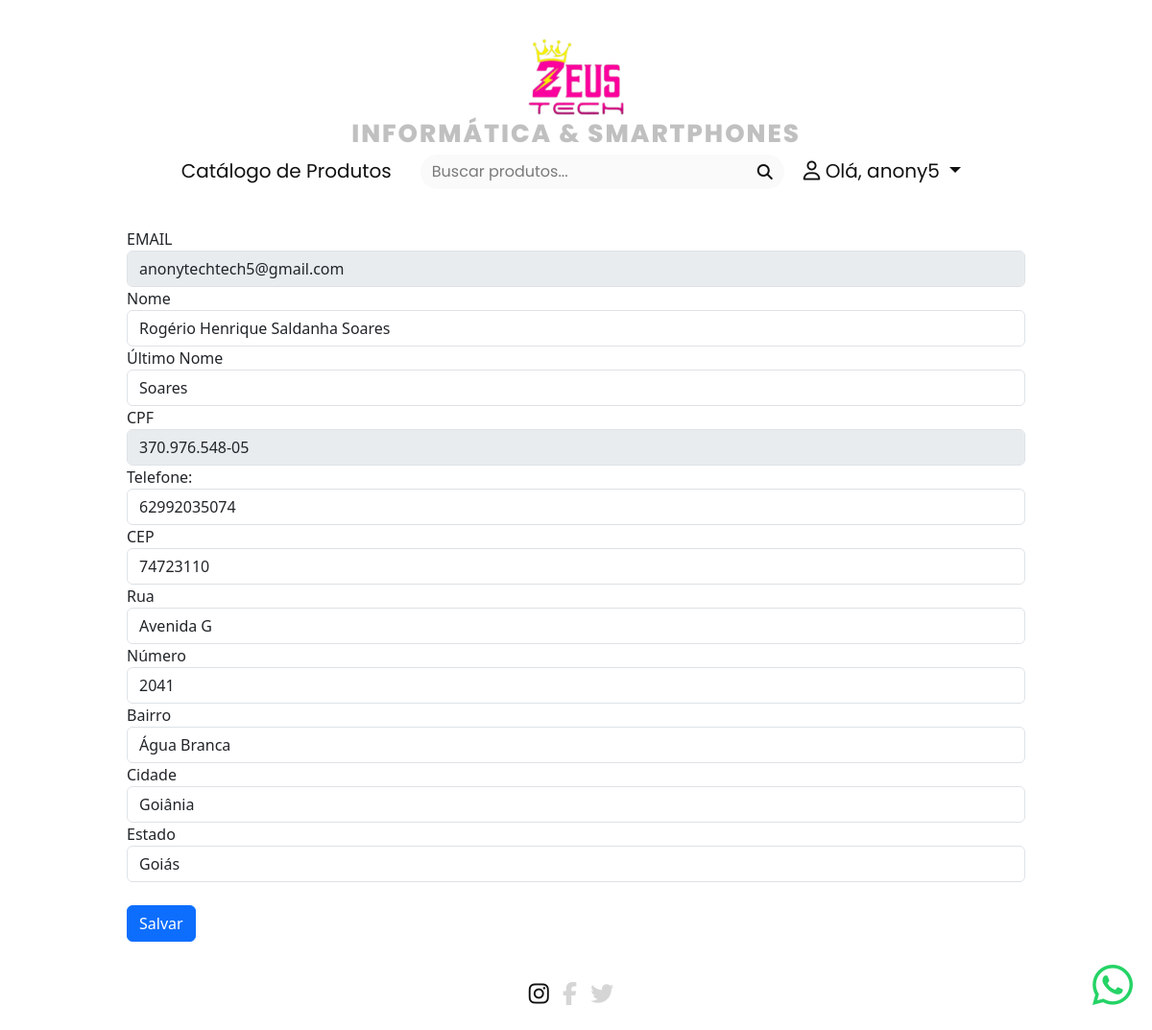
The page /UsuariosCadastroApp/minha_conta/ (signed in) on the database its author committed.
### UsuariosCadastroApp/models.py (models this page shows, shortened)
class PerfilUsuario(models.Model):
    user = models.OneToOneField(User, on_delete=models.CASCADE)
    nome = models.CharField(max_length=100)
    ultimo_nome = models.CharField(max_length=100)
    cpf = models.CharField(max_length=100)
    telefone = models.CharField(max_length=20, blank=True)
    cep = models.CharField(max_length=10)
    rua = models.CharField(max_length=255)
    numero = models.CharField(max_length=10)
    bairro = models.CharField(max_length=99)
    cidade = models.CharField(max_length=100)
    estado = models.CharField(max_length=50)

### UsuariosCadastroApp/views.py (the view)
# urls.py: path('minha_conta/', views.minha_conta, name='minha_conta'),
@login_required
def minha_conta(request):
    perfil_usuario, created = PerfilUsuario.objects.get_or_create(user=request.user)
    if request.method == 'POST':
        perfil_usuario.nome = request.POST.get('nome', perfil_usuario.nome)
        perfil_usuario.ultimo_nome = request.POST.get('ultimo_nome', perfil_usuario.ultimo_nome)
        perfil_usuario.telefone = request.POST.get('telefone', perfil_usuario.telefone)
        perfil_usuario.cep = request.POST.get('cep', perfil_usuario.cep)
        perfil_usuario.rua = request.POST.get('rua', perfil_usuario.rua)
        perfil_usuario.numero = request.POST.get('numero', perfil_usuario.numero)
        perfil_usuario.bairro = request.POST.get('bairro', perfil_usuario.bairro)
        perfil_usuario.cidade = request.POST.get('cidade', perfil_usuario.cidade)
        perfil_usuario.estado = request.POST.get('estado', perfil_usuario.estado)
        cpf = request.POST.get('cpf',perfil_usuario.cpf)
        if cpf:
            try:
                validate_cpf(cpf)  # Isso levantará uma exceção se o CPF for inválido
                perfil_usuario.cpf = cpf
            except ValidationError:
                messages.add_message(request, constants.ERROR, 'CPF inválido. Por favor, tente novamente.')
                pass
        perfil_usuario.save()
        return redirect('minha_conta')
    else:
        return render(request, 'minha_conta.html', {'perfil_usuario': perfil_usuario})

### UsuariosCadastroApp/templates/minha_conta.html (shortened to what this page needs)
{% extends 'conteudo.html' %}
{% load static %}
{% block 'principal_1' %}
<form action="{% url 'minha_conta' %}" method="post">{% csrf_token %}
    <div class="form-group">
        <label for="email">EMAIL</label>
        <input type="text" class="form-control" id="email" name="email" value="{{ user.email }}" {% if user.email %}disabled{% endif %}>
    </div>
    <div class="form-group">
        <label for="nome">Nome</label>
        <input type="text" class="form-control" id="nome" name="nome" value="{{ perfil_usuario.nome }}">
    </div>
    <div class="form-group">
        <label for="ultimo_nome">Último Nome</label>
        <input type="text" class="form-control" id="ultimo_nome" name="ultimo_nome" value="{{ perfil_usuario.ultimo_nome }}">
    </div>
    <div class="form-group">
        <label for="cpf">CPF</label>
        <input type="text" class="form-control" id="cpf" name="cpf" value="{{ perfil_usuario.cpf }}" {% if perfil_usuario.cpf %}disabled{% endif %}>
    </div>
    <div class="form-group">
        <label for="telefone">Telefone:</label>
        <input type="text" class="form-control" id="telefone" name="telefone" value="{{ perfil_usuario.telefone }}">
    </div>
    <div class="form-group">
        <label for="cep">CEP</label>
        <input type="text" class="form-control" id="cep" name="cep" value="{{ perfil_usuario.cep }}">
    </div>
    <div class="form-group">
        <label for="rua">Rua</label>
        <input type="text" class="form-control" id="rua" name="rua" value="{{ perfil_usuario.rua }}">
    </div>
    <div class="form-group">
        <label for="numero">Número</label>
        <input type="text" class="form-control" id="numero" name="numero" value="{{ perfil_usuario.numero }}">
    </div>
    <div class="form-group">
        <label for="bairro">Bairro</label>
        <input type="text" class="form-control" id="bairro" name="bairro" value="{{ perfil_usuario.bairro }}">
    </div>
    <div class="form-group">
        <label for="cidade">Cidade</label>
        <input type="text" class="form-control" id="cidade" name="cidade" value="{{ perfil_usuario.cidade }}">
    </div>
    <div class="form-group">
        <label for="estado">Estado</label>
        <input type="text" class="form-control" id="estado" name="estado" value="{{ perfil_usuario.estado }}">
    </div>
    <br>
    <button type="submit" class="btn btn-primary">Salvar</button>
</form>
{% endblock 'principal_1' %}

### templates/conteudo.html (shortened to what this page needs)
{% load static %}
<!DOCTYPE html>
<html lang="pt-br" data-bs-theme="light">
<head>
    <link href="https://cdn.jsdelivr.net/npm/bootstrap@5.3.2/dist/css/bootstrap.min.css" rel="stylesheet">
    <link rel="stylesheet" href="https://use.fontawesome.com/releases/v5.5.0/css/all.css">
    <link rel="stylesheet" type="text/css" href="{% static 'css/styles.css' %}">
    <link rel="stylesheet" href="https://cdn.jsdelivr.net/npm/bootstrap-icons@1.11.3/font/bootstrap-icons.min.css">
</head>
<body>
<header class="cabecalho">
    <div class="container-personalizado marg" >
        <a href="{% url 'produtos' %}" style="text-decoration: none;">
            <div class="d-flex justify-content-center">
            <img src="{% static 'img/zeus.png' %}" alt="ZEUS TECH" style="margin-bottom: 4px; margin-top: 40px; width: 100px; height: 100;">
            </div>
            <h5 style="margin-bottom: -8px; text-transform: uppercase; letter-spacing: 2px; color:#11111144; font-size: 26px; font-weight: 800;" class="text-center logocab">Informática & smartphones</h5>
        </a>
        <nav class="navbar sticky-top navbar-expand-lg navbar-light text-white justify-content-center" style="max-width: 90%; margin: 0 auto;">
            <div class="navbar-collapse text-center" id="navbarNav">
                <ul class="navbar-nav mx-auto">
                    <li class="nav-item {% if request.path == '/ProdutosApp/produtos/' %}active{% endif %}">
                        <a class="nav-link css-z4m310 logocab" style="font-size: 20px; font-weight: 400;" href="/ProdutosApp/produtos/">Catálogo de Produtos</a>
                    </li>
                    <form action="{% url 'produtos' %}" method="POST">{% csrf_token %}
                        <div class="container">
                            <div class="d-flex justify-content-center">
                                <div class="input-group searchbar" style="margin-top: 6px;">
                                    <input class="search_input form-control" type="text" name="buscarproduto" placeholder="Buscar produtos...">
                                    <button type="submit" class="search_button btn btn-dark"><i class="fas fa-search"></i></button>
                                </div>
                            </div>
                        </div>
                    </form>
                    {% if user.is_authenticated %}
                    <li class="nav-item dropdown">
                        <a class="nav-link dropdown-toggle css-z4m310 logocab" style="font-size: 20px; font-weight: 400;" href="#" id="navbarDropdown" role="button" data-toggle="dropdown" aria-haspopup="true" aria-expanded="false">
                            <i class="fa-regular fa-user"></i>
                            Olá, {{ user.username }}
                        </a>
                    </li>
                {% endif %}
                </ul>
            </div>
        </nav>
    </div>
</header>
<main class="conteudo">
    <section class="container-personalizado_1 container-personalizado_1_blur">
        {% block 'principal_1' %} {% endblock %}
    </section>
</main>
<footer class="rodape">
    <div class="footer-container">
        <div class="p-2 text-white text-center">
            <a class="nav-link" style="color: #111111; display: inline-block; margin-right: 10px; margin-top: 16px; font-size: 24px;" href="https://www.instagram.com"><i class="fa-brands fa-instagram"></i></a>
            <a class="nav-link" style="color: #1111112d; display: inline-block; margin-right: 10px; margin-top: 16px; font-size: 24px;"><i class="fa-brands fa-facebook-f"></i></a>
            <a class="nav-link" style="color: #1111112d; display: inline-block; margin-right: 10px; margin-top: 16px; font-size: 24px;"><i class="fa-brands fa-twitter"></i></a>
        </div>
        <div class="container-personalizado text-center logocab">
        </div>
    </div>
</footer>
<a href="https://api.whatsapp.com/send?phone=5511978367091" style="font-size: 24px;" class="whatsapp-icon">
  <i class="fab fa-whatsapp fa-2x"></i>
</a>
</body>
</html>

### templates/static/css/styles.css (style rules this page uses)
.searchbar { margin-bottom: 2%; margin-top: auto; background-color: rgba(200, 200, 200, 0.1); border-radius: 20px; }
.search_input { font-family: "Poppins", sans-serif; -webkit-font-smoothing: antialiased; -moz-osx-font-smoothing: grayscale; color: #111111; border: 0; outline: none; background: none; flex: 1; }
.search_button { border-radius: 0 20px 20px 0; color: #111111; border: none; cursor: pointer; outline: none; background-color: rgba(200, 200, 200, 0); transition: background-color 0.3s; }
::placeholder { color: #1111118c !important; }
.logocab { font-family: "Poppins", sans-serif; -webkit-font-smoothing: antialiased; -moz-osx-font-smoothing: grayscale; color: #FFFFFF; }
body { background-image: #ffffff; background-size: cover; background-repeat: no-repeat; background-attachment: fixed; }
.container-personalizado { max-width: 80%; margin: 0 auto; padding-bottom: 1%; }
.container-personalizado_1 { max-width: 80%; margin: 0 auto; background-color: #313535be; }
.container-personalizado_1_blur { padding: 1%; background-color: rgba(255, 255, 255, 0.3); backdrop-filter: blur(20px); -webkit-backdrop-filter: blur(20px); border-radius: 20px; }
.css-z4m310 { color: #111111; }
.navbar-nav .nav-item { margin-right: 10px; }
.whatsapp-icon { position: fixed; bottom: 20px; right: 20px; z-index: 1000; transition: opacity 0.3s; }
.whatsapp-icon i { color: #25D366; }

### rows shown on the page
PerfilUsuario: nome "Rogério Henrique Saldanha Soares", ultimo_nome "Soares", cpf "370.976.548-05", telefone "62992035074", cep "74723110", rua "Avenida G", numero "2041", bairro "Água Branca", cidade "Goiânia", estado "Goiás"

### other values the page prints
{{ user.username }} "anony5"
